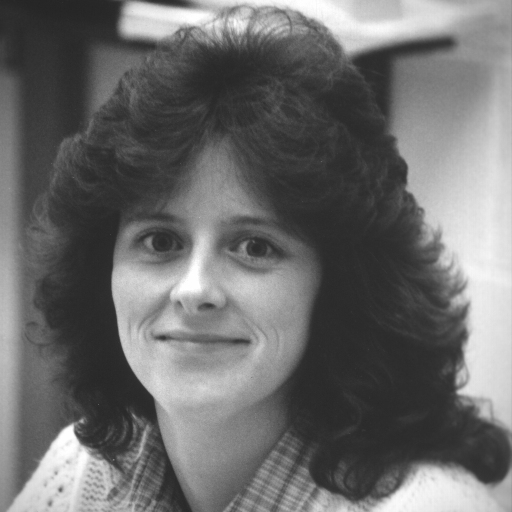
#> input picture DA 2/Grayscale.tif, 512 x 512 px
$ python First_Derivative.py
#> lines starting #> are read from the running program, lines starting #| are printed output that depends on the picture
import matplotlib.pyplot as plt
from skimage import filters
import cv2
image = cv2.imread('Grayscale.tif',2)
#> image is the input picture: shape (512, 512); min 36, max 255, mean 107.8
edge_roberts = filters.roberts(image)
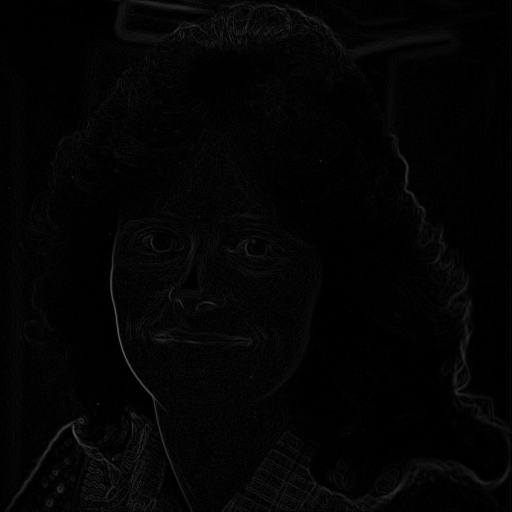
#> edge_roberts: shape (512, 512) float64; min 0, max 0.351, mean 0.017
edge_sobel = filters.sobel(image)
edge_prewitt=filters.prewitt(image)
fig, axes = plt.subplots(ncols=4, sharex=True, sharey=True,figsize=(8, 4))
axes[0].imshow(image, cmap=plt.cm.gray)
axes[0].set_title('Input Image')
axes[1].imshow(edge_roberts, cmap=plt.cm.gray)
axes[1].set_title('Roberts Image')
axes[2].imshow(edge_prewitt, cmap=plt.cm.gray)
axes[2].set_title('Prewitt Edge Detection')
axes[3].imshow(edge_sobel, cmap=plt.cm.gray)
axes[3].set_title('Sobel Edge Detection')
for ax in axes:
    ax.axis('off')
plt.tight_layout()
plt.show()
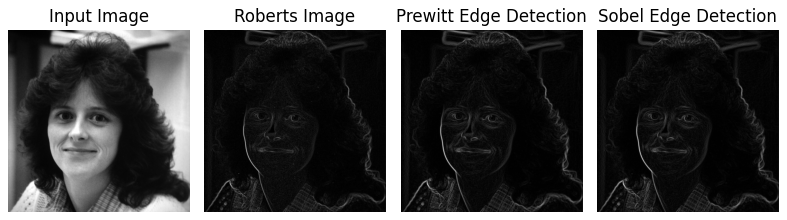
#> figure drawn by matplotlib, 4 panels
